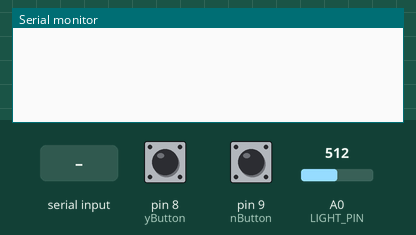
Bench run of a sketch on a simulated Arduino Uno, built with avr-gcc and run on an emulated ATmega328P. Parts: the last lines printed to the serial monitor. The inputs (shaded band) are chosen by the test bench; at power-on: pin 8 (yButton) HIGH, pin 9 (nButton) HIGH, A0 (LIGHT_PIN) = 512.

Above: at 1.2 s.
1.3 s: pin 8 (yButton) pulled LOW for 0.15 s
At 2.0 s:
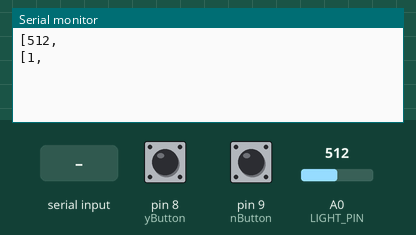
2.9 s: pin 9 (nButton) pulled LOW for 0.15 s
At 3.4 s:
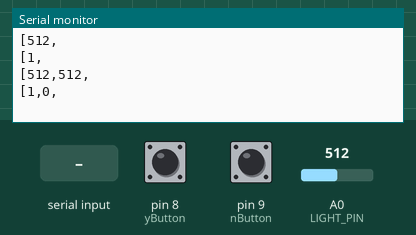
4.5 s: "r" received over Serial
At 5.0 s:
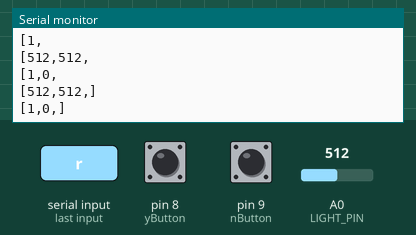
6.0 s: pin 8 (yButton) pulled LOW for 1 s
At 7.2 s:
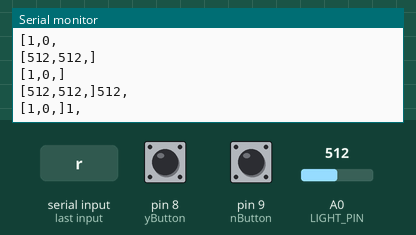
8.5 s: pin 9 (nButton) pulled LOW for 1 s
At 9.2 s:
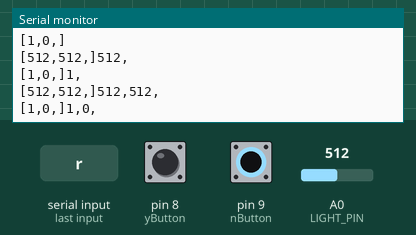
11.0 s: pin 8 (yButton) pulled LOW for 0.15 s
At 12.5 s:
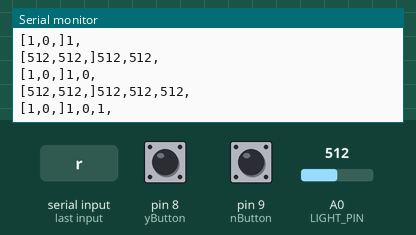

Measured:
- after the input at 1.3 s, the serial monitor: prints a new line at once (image 1)
- after the input at 2.9 s, the serial monitor: prints a new line at once (image 2)
- after the input at 4.5 s, the serial monitor: prints a new line at once (image 3)
- after the input at 6.0 s, the serial monitor: prints a new line at once (image 4)
- after the input at 8.5 s, the serial monitor: prints a new line at once (image 5)
- after the input at 11.0 s, the serial monitor: prints a new line at once (image 6)

The sketch:

getData.ino
```cpp
#define LIGHT_PIN A0
#define yButton 8
#define nButton 9
unsigned int lightValue;
String x = "[";
String y = "[";
void setup() {
  Serial.begin(9600);
  pinMode(yButton, INPUT_PULLUP);
  pinMode(nButton, INPUT_PULLUP);
}

void loop() {
  lightValue = analogRead(LIGHT_PIN);
  if(Serial.read() == 'r'){
    Serial.println("");
    Serial.println("");
    Serial.println("");
    Serial.println("");
    x = x+"]";
    y = y+"]";
    Serial.println(x);    Serial.println("");
    Serial.println(y);
  }

  if(digitalRead(yButton) == LOW){

    x = x+String(lightValue)+",";
    y = y+"1,";

    Serial.println(x);
    Serial.println(y);
    delay(1000);
  }

  if(digitalRead(nButton) == LOW){

    x = x+String(lightValue)+",";
    y = y+"0,";

    Serial.println(x);
    Serial.println(y);
    delay(1000);
  }

}
```
